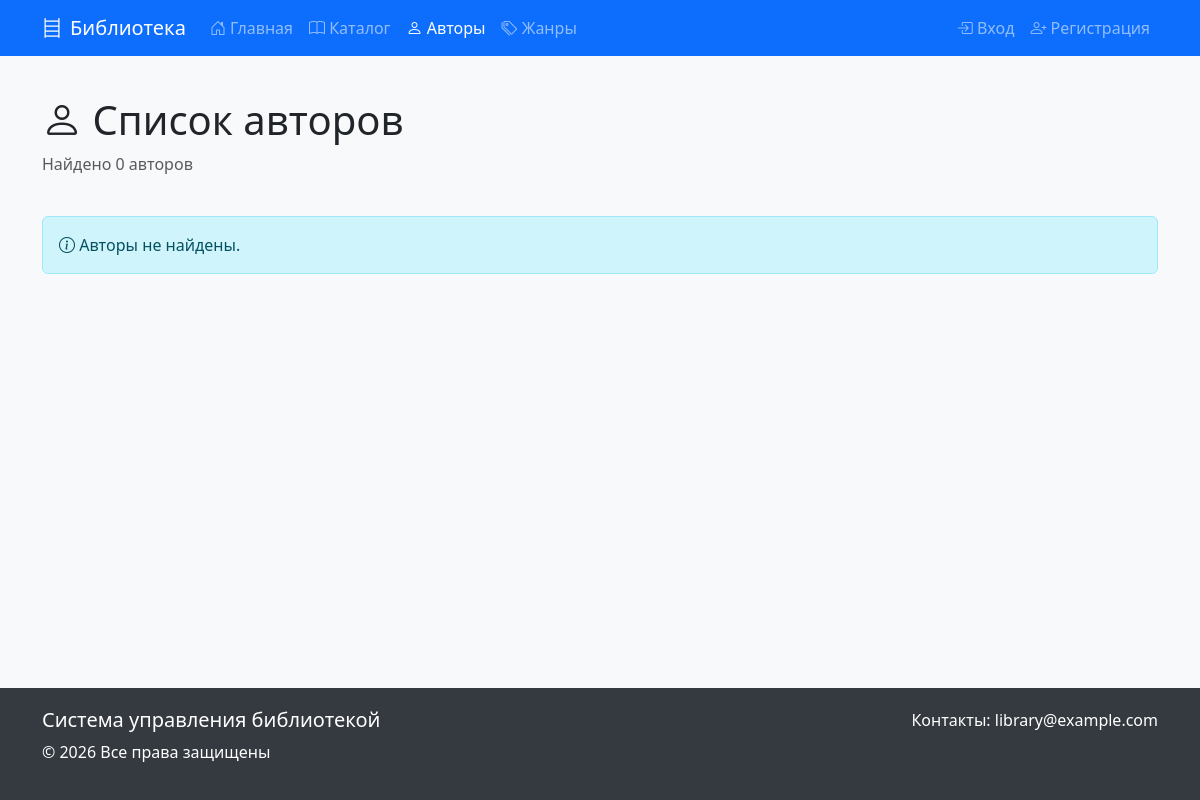
/authors/, run on an earlier commit of the app's database.
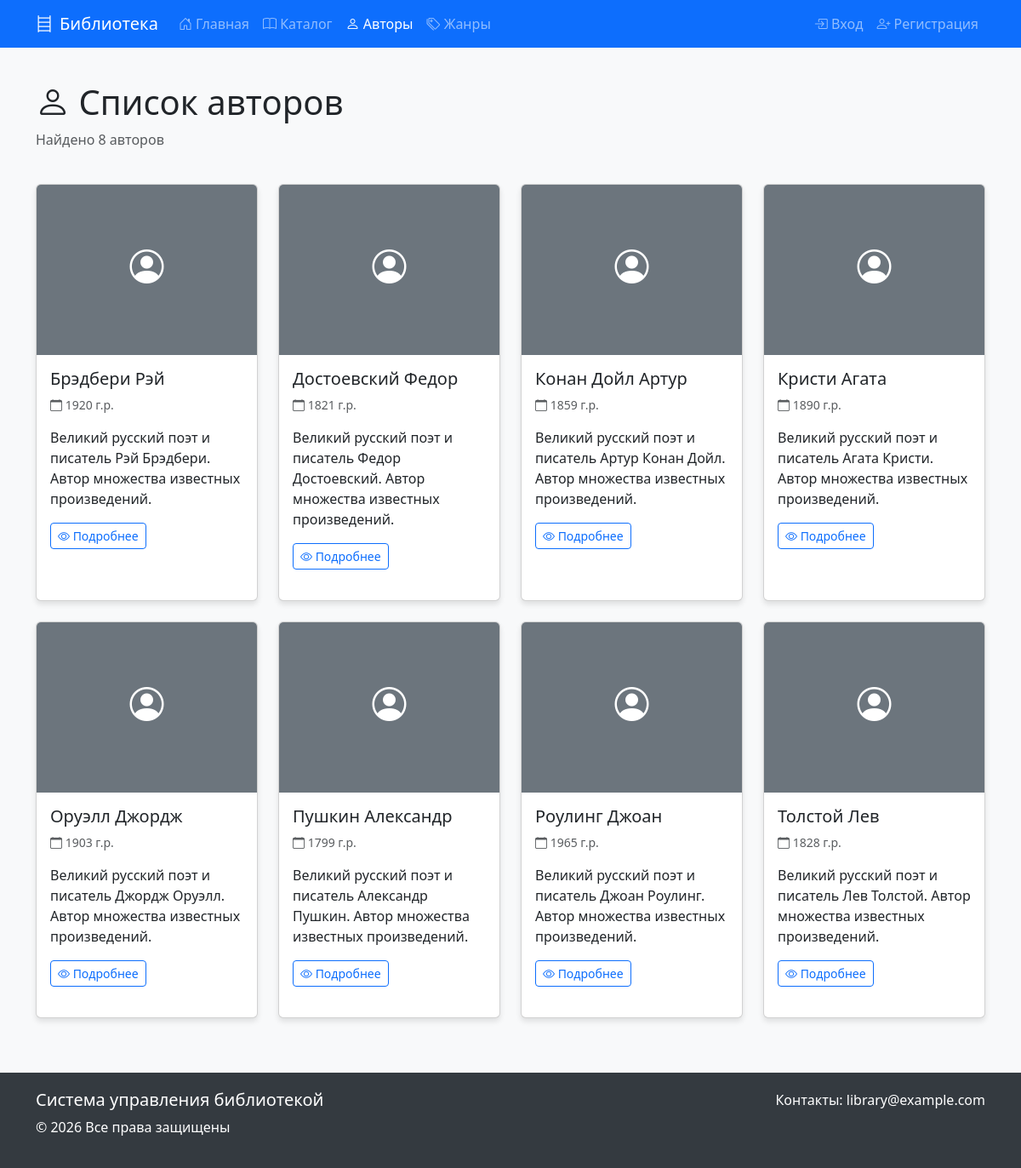
And on a later commit of the database.
### library_app/models.py (models this page shows, shortened)
class Author(models.Model):
    first_name = models.CharField(max_length=100)
    last_name = models.CharField(max_length=100)
    birth_date = models.DateField(null=True, blank=True)
    biography = models.TextField(blank=True)
    photo = models.ImageField(upload_to='authors/', null=True, blank=True)
    class Meta:
        ordering = ['last_name', 'first_name']
        verbose_name = 'Автор'
        verbose_name_plural = 'Авторы'

### library_app/views.py (the view)
# urls.py: path('authors/', views.authors_list, name='authors_list'),
def authors_list(request):
    authors = Author.objects.all()
    paginator = Paginator(authors, 12)
    page_number = request.GET.get('page')
    page_obj = paginator.get_page(page_number)
    context = {
        'page_obj': page_obj,
    }
    return render(request, 'library_app/authors_list.html', context)

### templates/library_app/authors_list.html (shortened to what this page needs)
{% extends 'base.html' %}
{% block content %}
<div class="row mb-4">
    <div class="col-md-12">
        <h1><i class="bi bi-person"></i> Список авторов</h1>
        <p class="text-muted">Найдено {{ page_obj.paginator.count }} авторов</p>
    </div>
</div>
<div class="row">
    {% for author in page_obj %}
        <div class="col-md-3 mb-4">
            <div class="card h-100">
                {% if author.photo %}
                    <img src="{{ author.photo.url }}" class="card-img-top" alt="{{ author.last_name }} {{ author.first_name }}" style="height: 200px; object-fit: cover;">
                {% else %}
                    <div class="card-img-top bg-secondary d-flex align-items-center justify-content-center" style="height: 200px;">
                        <i class="bi bi-person-circle h1 text-white"></i>
                    </div>
                {% endif %}
                <div class="card-body">
                    <h5 class="card-title">{{ author.last_name }} {{ author.first_name }}</h5>
                    {% if author.birth_date %}
                        <p class="card-text text-muted small">
                            <i class="bi bi-calendar"></i> {{ author.birth_date|date:"Y" }} г.р.
                        </p>
                    {% endif %}
                    <p class="card-text">{{ author.biography|truncatewords:15 }}</p>
                    <a href="{% url 'author_detail' author.id %}" class="btn btn-sm btn-outline-primary">
                        <i class="bi bi-eye"></i> Подробнее
                    </a>
                </div>
            </div>
        </div>
    {% empty %}
        <div class="col-12">
            <div class="alert alert-info">
                <i class="bi bi-info-circle"></i> Авторы не найдены.
            </div>
        </div>
    {% endfor %}
</div>
{% endblock %}

What changed in the data, as far as the page shows it:
added Author: last_name "Брэдбери", first_name "Рэй", birth_date "1920", biography "Великий русский поэт и писатель Рэй Брэдбери. Автор множества известных произведений."
added Author: last_name "Достоевский", first_name "Федор", birth_date "1821", biography "Великий русский поэт и писатель Федор Достоевский. Автор множества известных произведений."
added Author: last_name "Конан Дойл", first_name "Артур", birth_date "1859", biography "Великий русский поэт и писатель Артур Конан Дойл. Автор множества известных произведений."
added Author: last_name "Кристи", first_name "Агата", birth_date "1890", biography "Великий русский поэт и писатель Агата Кристи. Автор множества известных произведений."
added Author: last_name "Оруэлл", first_name "Джордж", birth_date "1903", biography "Великий русский поэт и писатель Джордж Оруэлл. Автор множества известных произведений."
added Author: last_name "Пушкин", first_name "Александр", birth_date "1799", biography "Великий русский поэт и писатель Александр Пушкин. Автор множества известных произведений."
added Author: last_name "Роулинг", first_name "Джоан", birth_date "1965", biography "Великий русский поэт и писатель Джоан Роулинг. Автор множества известных произведений."
added Author: last_name "Толстой", first_name "Лев", birth_date "1828", biography "Великий русский поэт и писатель Лев Толстой. Автор множества известных произведений."
Also different on the page:
{{ page_obj.paginator.count }}: "0" → "8"
text no longer shown: "Авторы не найдены."
